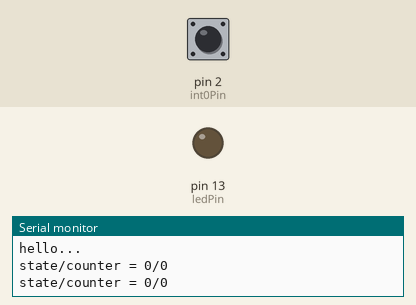
This sketch was run on a simulated Arduino Nano, built with avr-gcc and run on an emulated ATmega328P. Parts: output pins drawn as LEDs (lit = HIGH), the last lines printed to the serial monitor. The test bench sets the inputs (shaded band); at power-on: pin 2 (int0Pin) HIGH.

Above: at 1.2 s.
1.3 s: pin 2 (int0Pin) pulled LOW for 0.15 s
At 2.5 s:
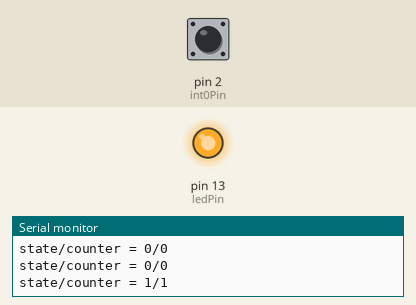
2.9 s: pin 2 (int0Pin) pulled LOW for 1 s
At 3.9 s:
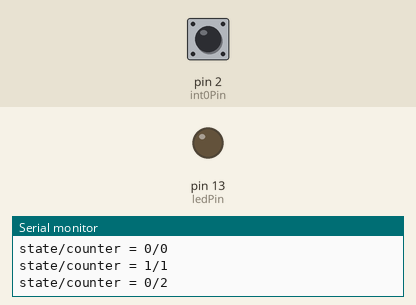
5.4 s: pin 2 (int0Pin) pulled LOW for 3.2 s
At 5.8 s:
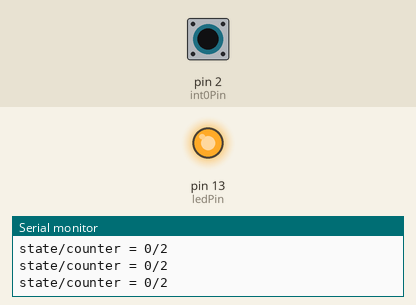
Timing chart, 0 to 8.4 s (numbered marks = the images above; inputs shaded):
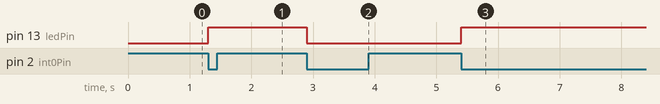

The sketch:

extintnano.ino
```cpp
//=================================
// test external interrupt
//file: extint.ino
//
// by: sarodp@yahoo.com
//
// date: 22-mar-2017
//=====================================
// arduino nano DIO,ADC Pins
/*
D0 = PD0(TXD)
D1 = PD1(RXD)
D2 = PD2(INT0)
D3 = PD#(INT1)
D4 = PD4
D5 = PD5
D6 = PD6
D7 = PD7
D8 = PD8
D9 = PD9
D10 = PB2(SS')
D11 = PB3(MOSI)
D12 = PB4(MISO)
D13 = PB5(SCK)
A0 = PC0(ADC0)
A1 = PC1(ADC1)
A2 = PC2(ADC2)
A3 = PC3(ADC3)
A4 = PC4(SDA)
A5 = PC5(SCL)
A6 = ADC6
A7 = ADC7
*/

#define INTmode  FALLING //LOW CHANGE FALLING RISING

const byte ledPin = LED_BUILTIN;
const byte int0Pin = 2;
const byte int1Pin = 3;

volatile byte state = LOW;  //sahred variables
volatile unsigned int counter = 0;

void setup() {
  pinMode(ledPin, OUTPUT);
  pinMode(int0Pin, INPUT_PULLUP);
  attachInterrupt(digitalPinToInterrupt(int0Pin), subint0, INTmode);

  Serial.begin(115200);
  Serial.println ("hello...");

}

void loop() {
  Serial.print("state/counter = ");
  Serial.print(state);
  Serial.print("/");
  Serial.println(counter);
  delay(1000);

}

void subint0() {
  state = !state;
  digitalWrite(ledPin, state);
  counter = counter+1;
}
```

Measured:
- after the input at 1.3 s, pin 13 (ledPin): LOW → HIGH at once
- after the input at 2.9 s, pin 13 (ledPin): HIGH → LOW at once
- after the input at 5.4 s, pin 13 (ledPin): LOW → HIGH at once
